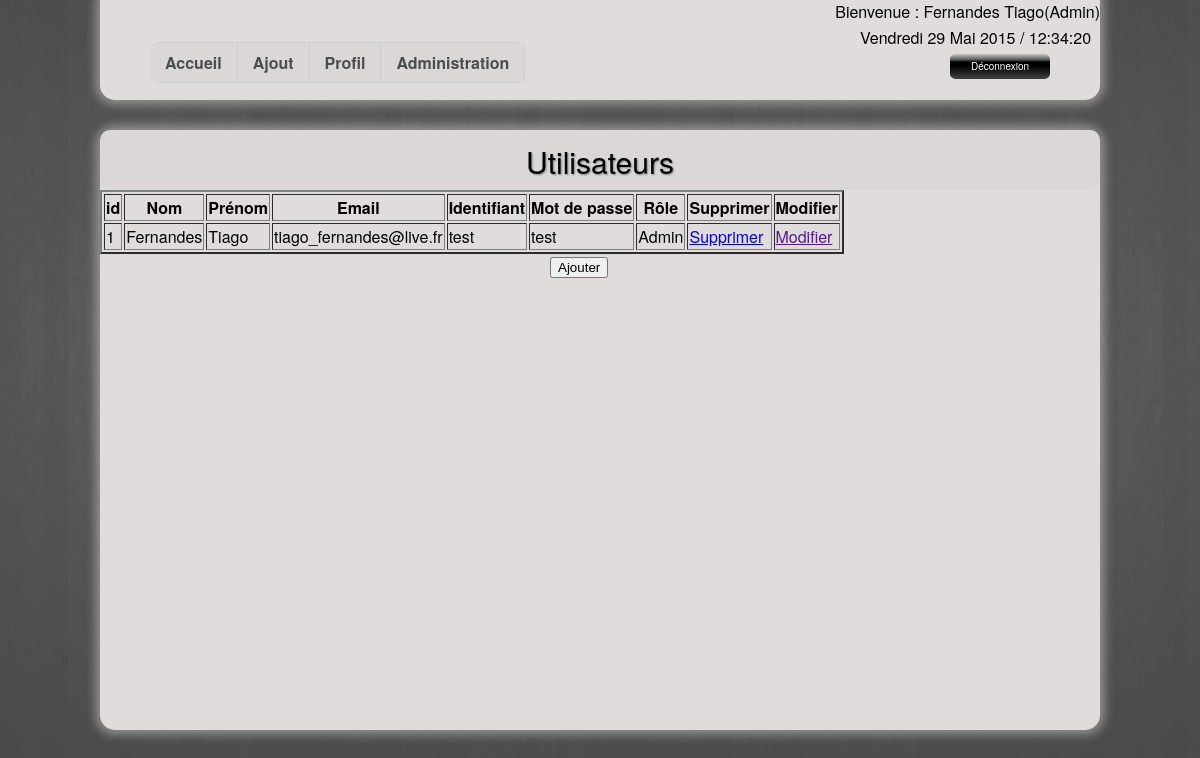
Screenshot of /Site/admin.php (signed in) with the database file from the repository.
### tables this page shows
CREATE TABLE IF NOT EXISTS `utilisateur` (
  `idUtilisateur` int(11) NOT NULL AUTO_INCREMENT,
  `nomUtilisateur` varchar(45) DEFAULT NULL,
  `prenomUtilisateur` varchar(45) DEFAULT NULL,
  `email` varchar(45) DEFAULT NULL,
  `login` varchar(45) DEFAULT NULL,
  `password` varchar(45) DEFAULT NULL,
  `role` varchar(45) DEFAULT NULL,
  PRIMARY KEY (`idUtilisateur`)
);

### Site/fonctions.php (called while the page is built, shortened)
<?php
require_once('connexion.php');
function getAllUtilisateur(){
    global $pdo;
    $query = 'SELECT * FROM utilisateur';
    try {
      $result = $pdo->query($query)->fetchAll(PDO::FETCH_ASSOC);
      return $result;
    }
    catch ( Exception $e ) {
      die ("Erreur dans la requete ".$e->getMessage());
    }
}

### Site/admin.php (the view, shortened to what this page needs)
<?php
    require_once('fonctions.php');
    $listeUtilisateur = getAllUtilisateur($pdo);
?>
<!doctype html>
<html lang="fr">
    <head>
        <link rel="stylesheet" type="text/css" href="style.css">
    </head>
    <body>
        <?php require_once('entete.php'); ?>
        <div id="contenu">
            <div id="banniere">
                  Utilisateurs
            </div>
                <table border=2>
                  <th>id</th>
                  <th>Nom</th>
                  <th>Prénom</th>
                  <th>Email</th>
                  <th>Identifiant</th>
                  <th>Mot de passe</th>
                  <th>Rôle</th>
                  <th>Supprimer</th>
                  <th>Modifier</th>
                <?php foreach ($listeUtilisateur as $cle=>$valeur): ?>
                    <tr>
                    <?php foreach ($valeur as $val): ?>
                        <td><?= htmlentities($val) ?></td>
                    <?php endforeach; ?>
                        <td><a href=admin.php?delete=<?= htmlentities($valeur['idUtilisateur']) ?>
                            onClick="return(confirm('Supprimer <?= $valeur['prenomUtilisateur']  ?> ?'));">Supprimer</a></td>
                        <td><a href="" >Modifier</a></td>
                        </tr>
                 <?php endforeach; ?>
        </table>
            <input onclick="window.location='add_user.php';"  class="button1" type="submit" value="Ajouter">
        </div>
    </body>
</html>

### Site/style.css (style rules this page uses)
html { background: url(image/bg.jpg) no-repeat center fixed; background-size: cover; font-family: "Helvetica Neue", Helvetica, arial, sans-serif; }
#contenu { border-radius:15px; width: 1000px; height: 600px; background-color: #E1DCDC; margin-left: auto; margin-right: auto; margin-top: 30px; box-shadow: 0px 0px 10px 5px rgba(164, 162, 162, 0.75); -moz-box-shadow: 0px 0px 10px 5px rgba(164, 162, 162, 0.75); -webkit-box-shadow: 0px 0px 10px 5px rgba(164, 162, 162, 0.75); }
#banniere { border-radius:10px; width: 1000px; height: 50px; background-color: #DBD7D7; font-size: 30px; text-shadow:1px 1px 2px gray; text-align: center; padding-top: 10px; }
input { margin-top: 2px; }
body { height: auto; }
.button1 { margin-left: 45%; }

### rows the page displays
utilisateur: idUtilisateur "1", nomUtilisateur "Fernandes", prenomUtilisateur "Tiago", email "tiago_fernandes@live.fr", val "test", role "Admin"

### other values shown
$_SESSION['nom'] "Fernandes"
$_SESSION['prenom'] "Tiago"
$_SESSION['role'] "Admin"
